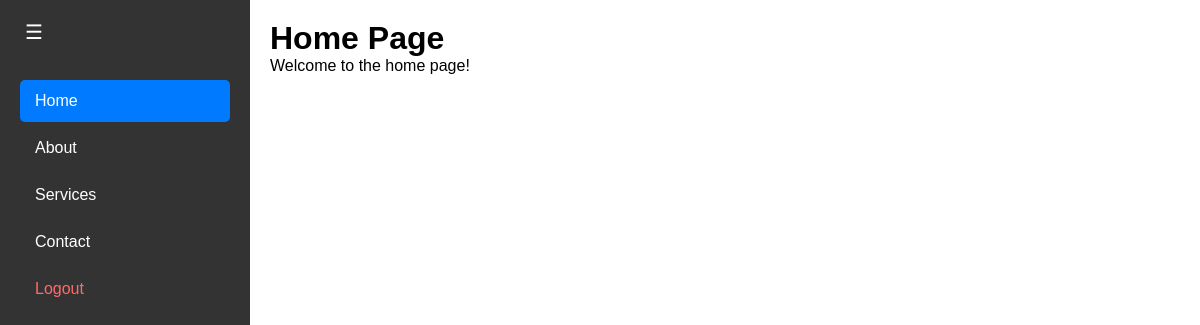
Page / (signed in) on the earlier database version.
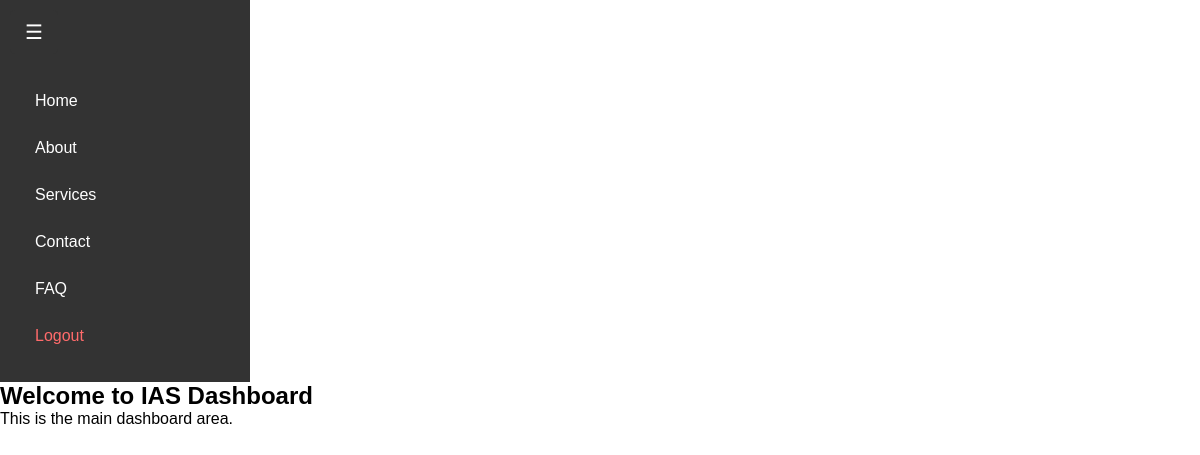
Same page on the later database version.
### tables this page shows
CREATE TABLE `menubar` (
  `id` int(11) NOT NULL,
  `menu` text NOT NULL
);

### connection.php (called while the page is built, shortened)
<?php
$servername = "localhost";
$username = "root";
$password = "";
$dbname = "ias";
$conn = new mysqli($servername, $username, $password, $dbname);
$sql = "SELECT id, menu FROM menubar WHERE id = 0";
$query = $conn->query($sql);
$menubar = mysqli_fetch_assoc($query);
?>

### index.php (the view, shortened to what this page needs)
<?php
include "connection.php";
?>
<!DOCTYPE html>
<html lang="en">
<head>
</head>
<body>
    <?php echo $menubar["menu"]; ?>
</body>
</html>

Differences in the rows shown:
changed menubar: menu "☰ Home About Services Contact Logout Home Page Welcome to the home page!" → "☰ Home About Services Contact FAQ Logout Welcome to IAS Dashboard This is the main dashboard area."
